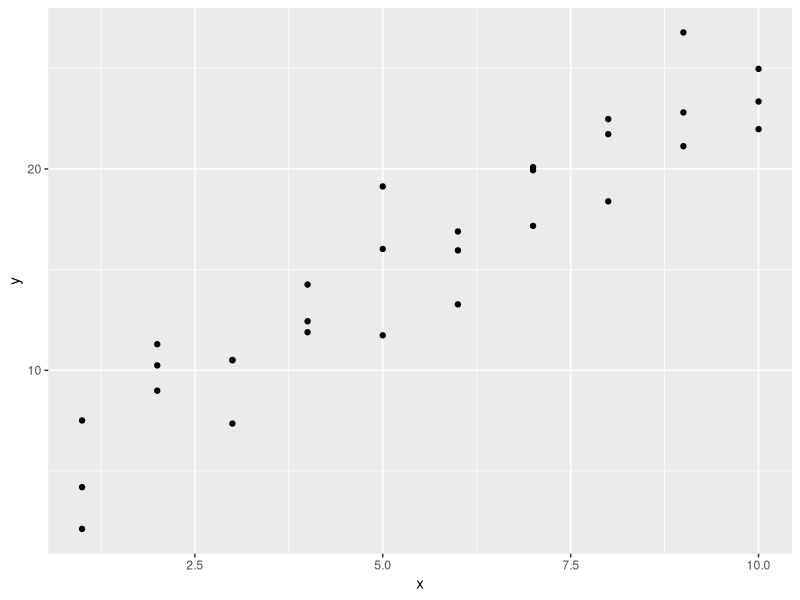
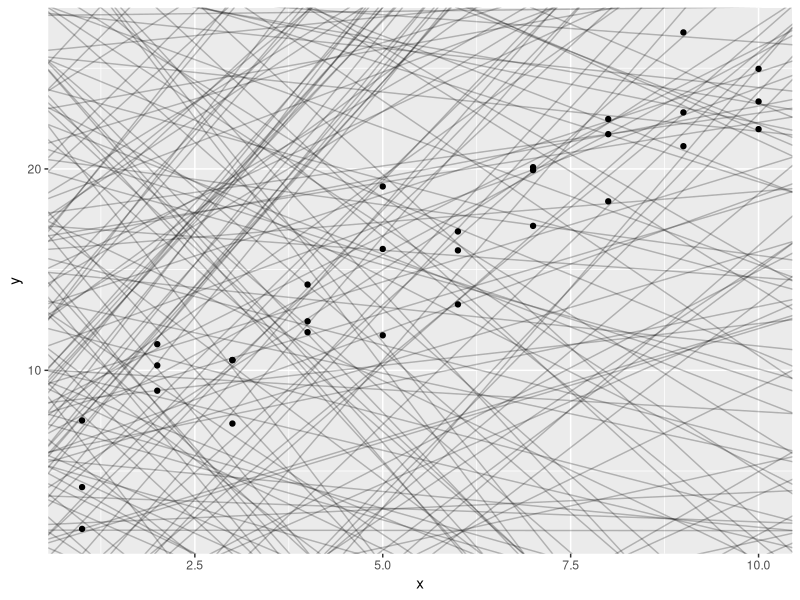
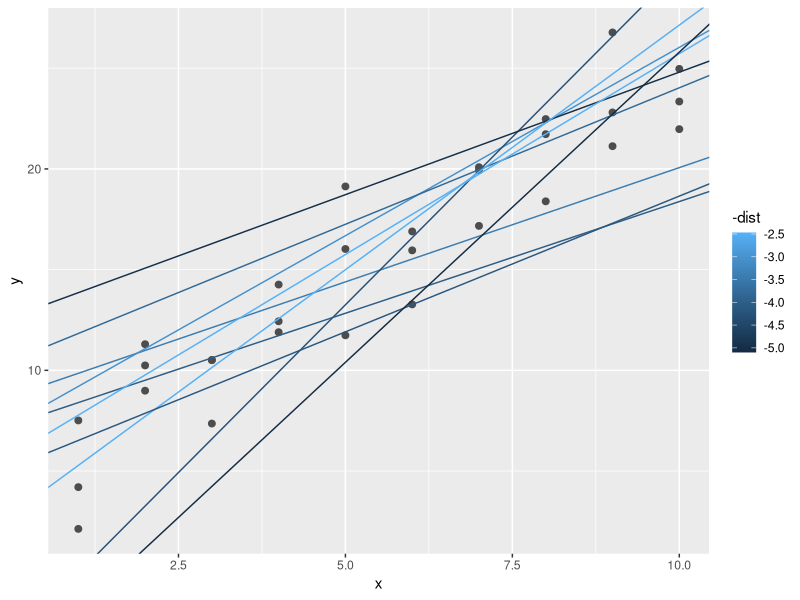
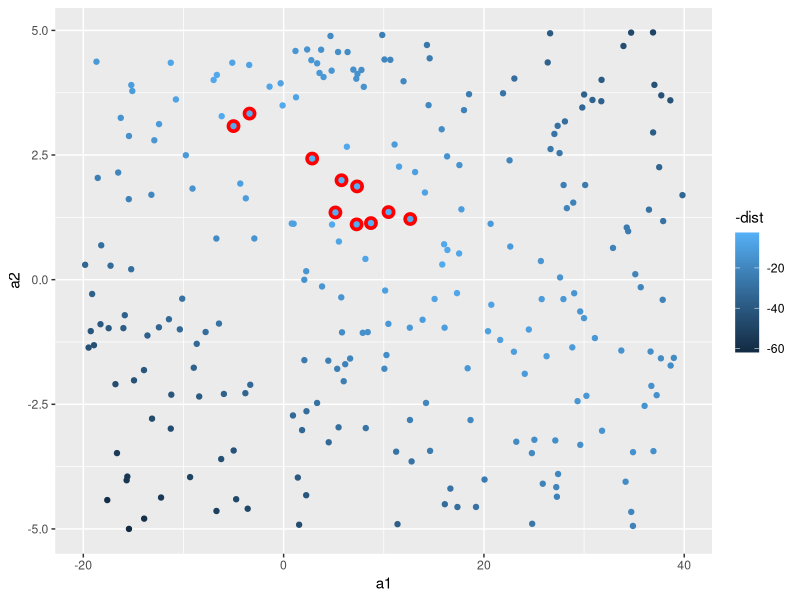
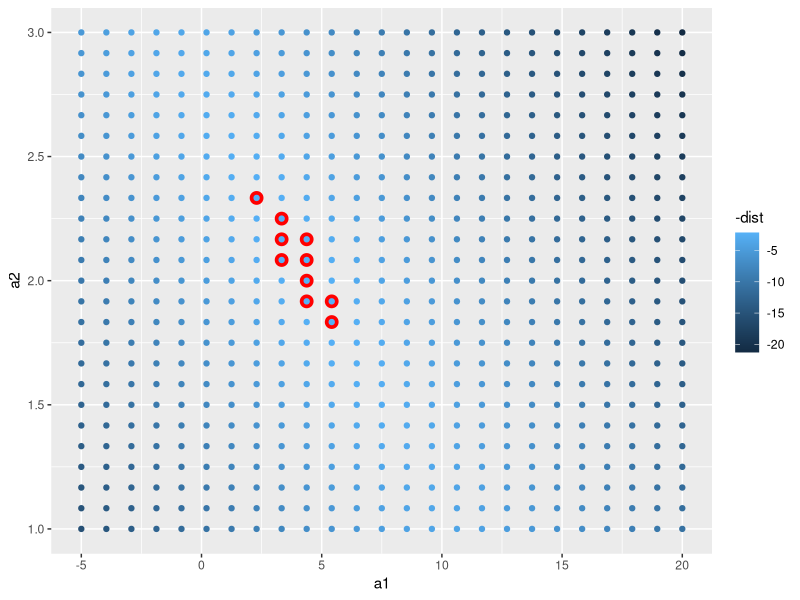
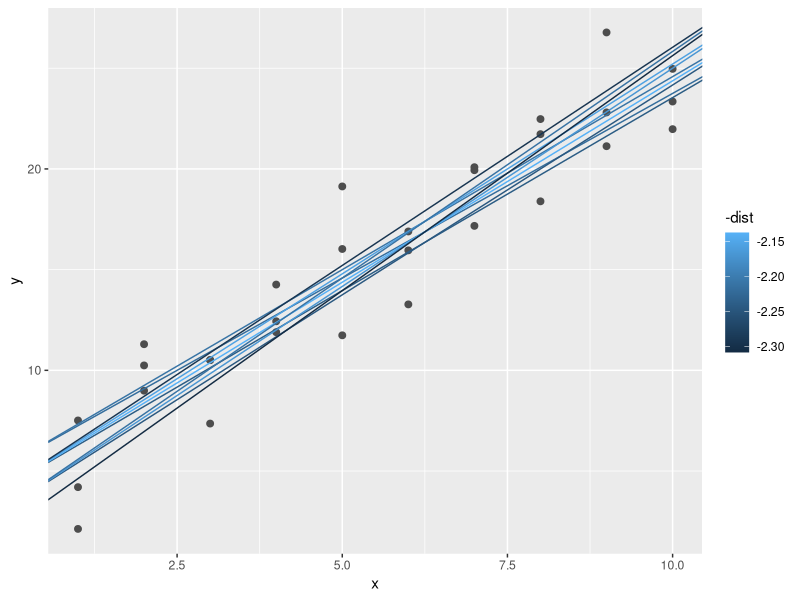
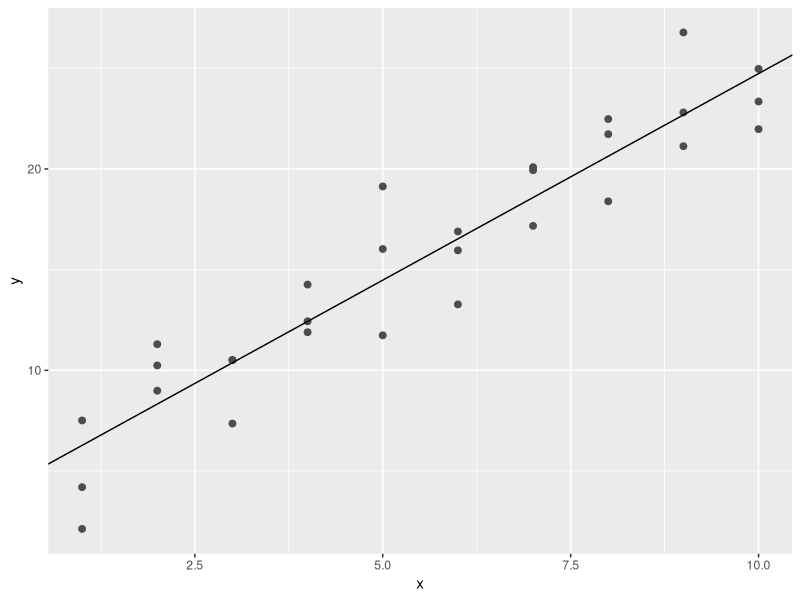
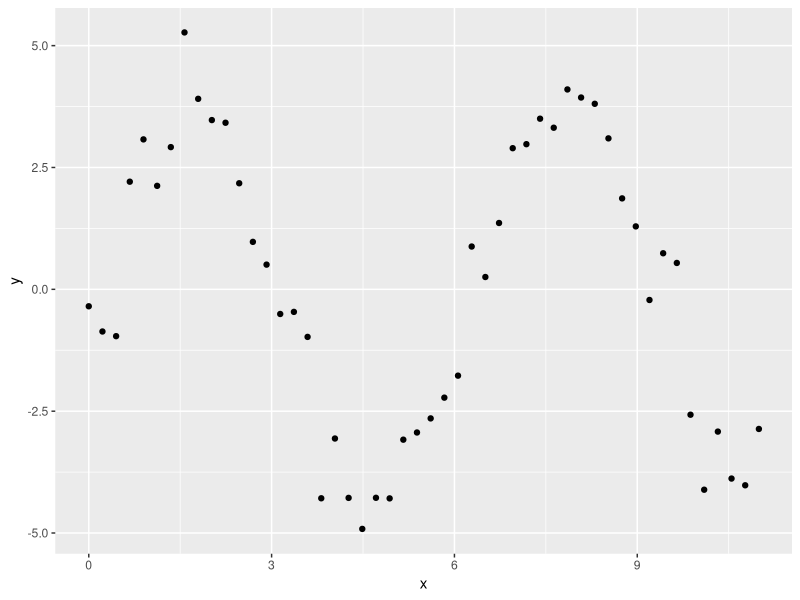

These charts were generated, in order, by the following R code:
## ---- chunk 1
library(tidyverse)

library(modelr)
options(na.action = na.warn)
## ---- chunk 2

ggplot(sim1, aes(x, y)) + 
  geom_point()

## ---- chunk 3

models <- tibble(
  a1 = runif(250, -20, 40),
  a2 = runif(250, -5, 5)
)

ggplot(sim1, aes(x, y)) + 
  geom_abline(aes(intercept = a1, slope = a2), data = models, alpha = 1/4) +
  geom_point()

## ---- chunk 4

model1 <- function(a, data) {
  a[1] + data$x * a[2]
}
model1(c(7, 1.5), sim1)

## ---- chunk 5

measure_distance <- function(mod, data) {
  diff <- data$y - model1(mod, data)
  sqrt(mean(diff ^ 2))
}
measure_distance(c(7, 1.5), sim1)

## ---- chunk 6

sim1_dist <- function(a1, a2) {
  measure_distance(c(a1, a2), sim1)
}

models <- models %>% 
  mutate(dist = purrr::map2_dbl(a1, a2, sim1_dist))
models

## ---- chunk 7

ggplot(sim1, aes(x, y)) + 
  geom_point(size = 2, colour = "grey30") + 
  geom_abline(
    aes(intercept = a1, slope = a2, colour = -dist), 
    data = filter(models, rank(dist) <= 10)
  )

## ---- chunk 8

ggplot(models, aes(a1, a2)) +
  geom_point(data = filter(models, rank(dist) <= 10), size = 4, colour = "red") +
  geom_point(aes(colour = -dist))

## ---- chunk 9

grid <- expand.grid(
  a1 = seq(-5, 20, length = 25),
  a2 = seq(1, 3, length = 25)
  ) %>% 
  mutate(dist = purrr::map2_dbl(a1, a2, sim1_dist))

grid %>% 
  ggplot(aes(a1, a2)) +
  geom_point(data = filter(grid, rank(dist) <= 10), size = 4, colour = "red") +
  geom_point(aes(colour = -dist)) 

## ---- chunk 10

ggplot(sim1, aes(x, y)) + 
  geom_point(size = 2, colour = "grey30") + 
  geom_abline(
    aes(intercept = a1, slope = a2, colour = -dist), 
    data = filter(grid, rank(dist) <= 10)
  )

## ---- chunk 11

best <- optim(c(0, 0), measure_distance, data = sim1)
best$par
#> [1] 4.222248 2.051204

ggplot(sim1, aes(x, y)) + 
  geom_point(size = 2, colour = "grey30") + 
  geom_abline(intercept = best$par[1], slope = best$par[2])

## ---- chunk 12

df <- tribble(
  ~y, ~x,
   1,  1,
   2,  2, 
   3,  3
)
model_matrix(df, y ~ x^2 + x)

model_matrix(df, y ~ I(x^2) + x)

## ---- chunk 13

model_matrix(df, y ~ poly(x, 2))

## ---- chunk 14

library(splines)
model_matrix(df, y ~ ns(x, 2))

## ---- chunk 15

sim5 <- tibble(
  x = seq(0, 3.5 * pi, length = 50),
  y = 4 * sin(x) + rnorm(length(x))
)

ggplot(sim5, aes(x, y)) +
  geom_point()

## ---- chunk 16

mod1 <- lm(y ~ ns(x, 1), data = sim5)
mod2 <- lm(y ~ ns(x, 2), data = sim5)
mod3 <- lm(y ~ ns(x, 3), data = sim5)
mod4 <- lm(y ~ ns(x, 4), data = sim5)
mod5 <- lm(y ~ ns(x, 5), data = sim5)

grid <- sim5 %>% 
  data_grid(x = seq_range(x, n = 50, expand = 0.1)) %>% 
  gather_predictions(mod1, mod2, mod3, mod4, mod5, .pred = "y")

ggplot(sim5, aes(x, y)) + 
  geom_point() +
  geom_line(data = grid, colour = "red") +
  facet_wrap(~ model)

